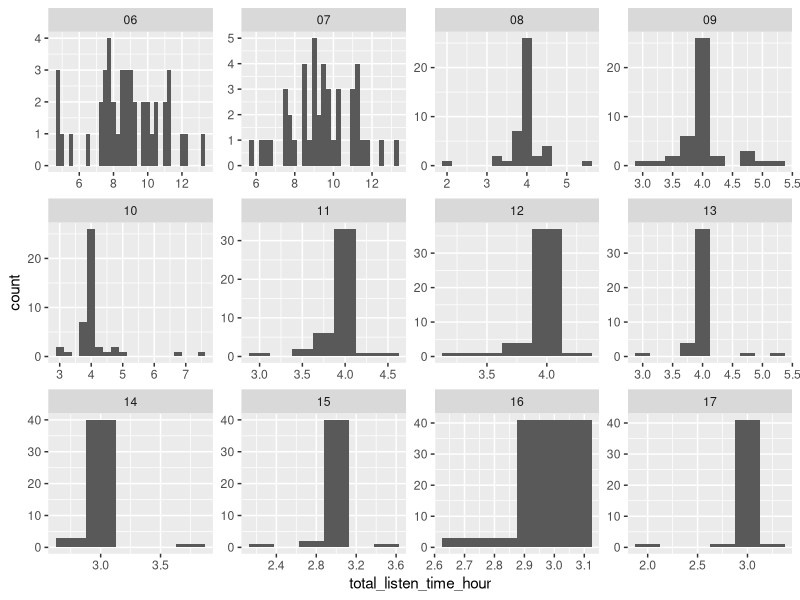

The R source for this figure:
## ---- chunk 1
knitr::opts_chunk$set(echo = TRUE)
#knitr::opts_knit$set(root.dir = normalizePath(".."))
#eb: i commented out the above so paths will work as they should; under
# knit you always want the knit directory to be the *project* directory
library(tidyverse)
library(kableExtra)


## ---- chunk 2
#EB: i edited thsi chunk to make it more tidy just fyi

listened_time <- read_csv("../output/Total_Listen_Time_Summary.csv")
listened_time_with_months <- listened_time %>% 
   # mutate(month = str_match(filename, "_(\\d{2})_")[,2]) %>% 
  #eb: there are much easier ways to d o this in r:): 
  separate(filename, into = c("subj","month"), sep = "_", extra="drop",remove=F)
## ---- chunk 3
avgs <- listened_time_with_months %>% 
  group_by(month) %>% 
  summarise(avg_listen_time = round(mean(total_listen_time_hour), 2), 
            max = max(total_listen_time_hour), 
            min = min(total_listen_time_hour)
            )
knitr::kable(
  avgs,
  caption = "Mean, maximum and minimum listened time per month in hours"
) %>%
  kable_styling(bootstrap_options = c("striped", "hover", "condensed"), full_width = T, fixed_thead = T)

## ---- chunk 4
knitr::kable(
  listened_time_with_months[1:5,] %>% select(filename, ends_with("hour")),
  caption = "A tibble of listened time csv file"
) %>%
    kable_styling(bootstrap_options = c("striped", "hover", "condensed"), full_width = F, position = 'left')
## ---- chunk 5
ggplot(data = listened_time_with_months) + geom_histogram(mapping = aes(x = total_listen_time_hour),binwidth=.25) + facet_wrap(~ month, scales = "free")
## ---- chunk 6
headers <- c(
  "filename", 
  "month", 
  "silence_time_hour", 
  "skip_time_hour", 
  "skip_silence_overlap_hour", 
  "end_time_hour", 
  "total_listen_time_hour"
  )
sixseven_summary <- 
  listened_time_with_months %>%
  select(headers) %>%
  filter(month %in% c("06","07") & (total_listen_time_hour>12 | total_listen_time_hour<8)) %>%
  mutate(calculation_of_listen_time_hour = sprintf("= %s - (%s + %s - %s)", end_time_hour, skip_time_hour, silence_time_hour, skip_silence_overlap_hour))

knitr::kable(sixseven_summary) %>%
  kable_styling(bootstrap_options = c("striped", "hover", "condensed", "bordered"), full_width = F, fixed_thead = T)
## ---- chunk 7
alternative <- listened_time_with_months %>%
  filter(month %in% c("06", "07")) %>%
  select(headers) %>%
  mutate(case1 = end_time_hour - (silence_time_hour - skip_silence_overlap_hour), case2 = end_time_hour - silence_time_hour) %>%
  filter(case1 > 12 | case1 < 8 | case2 > 12 | case2 < 8)

knitr::kable(alternative) %>%
  kable_styling(bootstrap_options = c("striped", "hover", "condensed", "bordered"), full_width = F, fixed_thead = T)
## ---- chunk 8
eight2thirteen <- 
  listened_time_with_months %>% 
  filter(month %in% c("08","09","10","11","12","13") & (total_listen_time_hour>4.25 | total_listen_time_hour<3.75 | num_raw_subregion<5)) %>%
  select(filename, month, ends_with("hour"),  -skip_silence_overlap_hour, contains("raw"))
## ---- chunk 9
knitr::kable(eight2thirteen, table.attr='class="bigTable"') %>%
    kable_styling(bootstrap_options = c("striped", "hover", "condensed", "bordered"), full_width = F, fixed_thead = T, position="left")
## ---- chunk 10
fourteen2seventeen <-
  listened_time_with_months %>% 
  filter(month %in% c("14","15","16","17") & (total_listen_time_hour>3.25 | total_listen_time_hour<2.75)) %>%
  select(filename, month, ends_with("hour"),  -skip_silence_overlap_hour, contains("raw"))

knitr::kable(fourteen2seventeen) %>%
      kable_styling(bootstrap_options = c("striped", "hover", "condensed", "bordered"), full_width = F, fixed_thead = T, position="left")
## ---- chunk 11
#eb: note: you want ALL five positions and ranks in the spreadsheet but i'm 
# just showing you how i'd do it for the version of the data that's there now
#that's why p5 and r5 are all NA--they wont' be with the right data form
mini_listened_time_data <- listened_time_with_months %>% 
  dplyr::select(filename, subj, month, subregions, positions, ranks)

ranks_fixed <- mini_listened_time_data %>% 
  separate(ranks,  into= c("r1","r2","r3","r4","r5"), sep = "', '", remove = F) %>% 
  #mutate( r1 = str_remove_all(r1, c(literal("['") | literal("[]") | literal(",]""))))
  mutate( r1 = str_extract(r1, "\\d"),
          r2 = str_extract(r2, "\\d"),
          r3 = str_extract(r3, "\\d"),
          r4 = str_extract(r4, "\\d"),
          r5 = str_extract(r5, "\\d")) 

ranks_long <- ranks_fixed %>%  
  dplyr::select(filename, subj, month, r1:r5) %>% 
  pivot_longer(cols = r1:r5, names_to = "slot", values_to = "rank") %>% 
  mutate(slot = str_extract(slot, "\\d"))

positions_fixed <- mini_listened_time_data %>% 
  separate(positions,  into= c("p1","p2","p3","p4","p5"), sep = "', '", remove = F) %>%
  mutate( p1 = str_extract(p1, "\\d"),
          p2 = str_extract(p2, "\\d"),
          p3 = str_extract(p3, "\\d"),
          p4 = str_extract(p4, "\\d"),
          p5 = str_extract(p5, "\\d")) 

positions_long <- positions_fixed %>% 
  dplyr::select(filename, subj, month, p1:p5) %>% 
  pivot_longer(cols = p1:p5, names_to = "slot", values_to = "position") %>% 
  mutate(slot = str_extract(slot, "\\d"))
  
voila <- left_join(ranks_long, positions_long)
#eb: double check that this does the right thing by looking at wide & long versions manually
voila
mini_listened_time_data %>% dplyr::select(filename, ranks, positions)
#eb: as long as this does the right thing when you add the 5th SR, should be good!

final <- 
  voila %>%
  filter(!(month %in% c('06', '07'))) %>%
  arrange(filename, position) %>%
  select(everything(), -slot)

knitr::kable(final) %>%
      kable_styling(bootstrap_options = c("striped", "hover", "condensed", "bordered"), full_width = F, fixed_thead = T, position="left")
